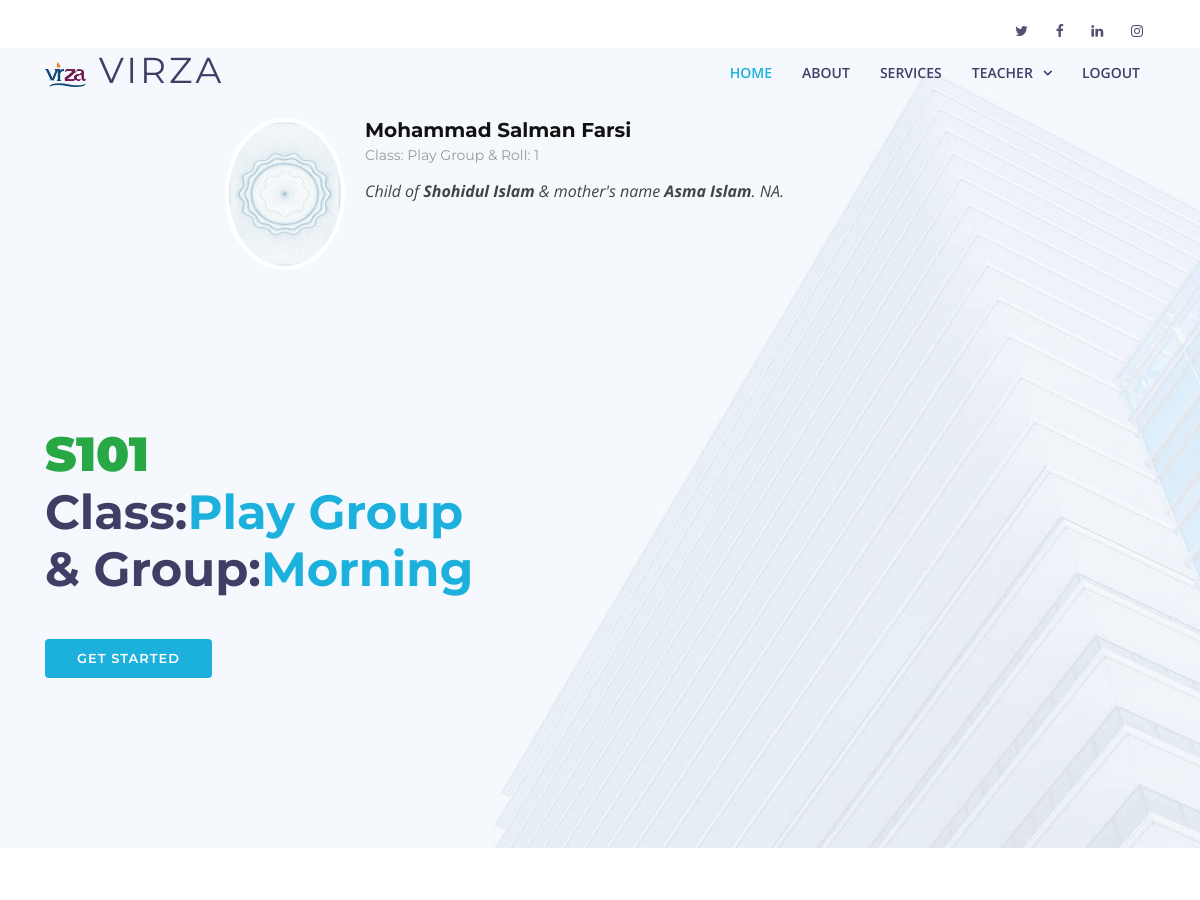
The app's page /student_login.php (signed in, upper part), older data.
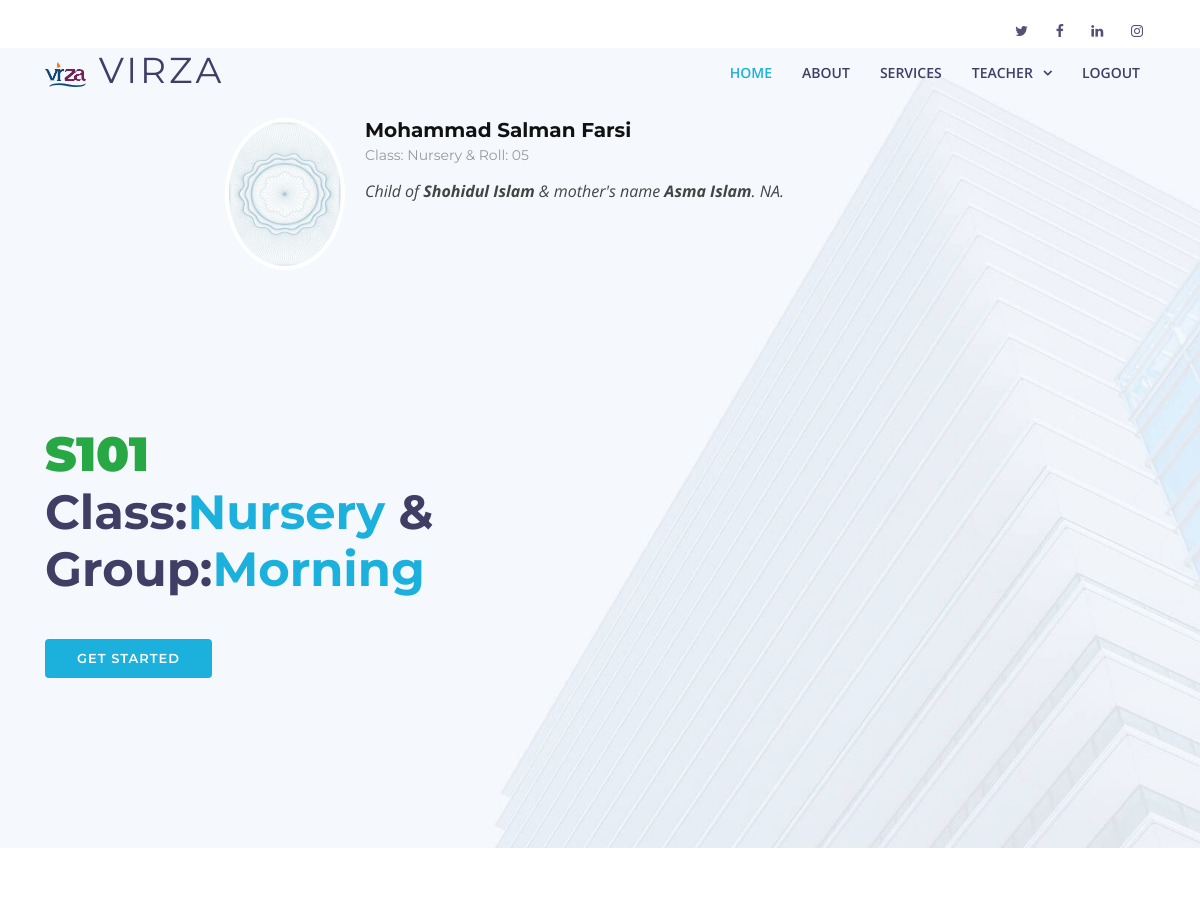
The same page, newer data.
### tables this page shows
CREATE TABLE `student` (
  `ID` int(11) NOT NULL,
  `RNO` varchar(150) NOT NULL,
  `NAME` varchar(150) NOT NULL,
  `REL` varchar(100) NOT NULL,
  `FNAME` varchar(100) NOT NULL,
  `DOB` varchar(150) NOT NULL,
  `GEN` varchar(150) NOT NULL,
  `PHO` varchar(150) NOT NULL,
  `MAIL` varchar(150) NOT NULL,
  `ADDR` varchar(1000) NOT NULL,
  `SCLASS` varchar(150) NOT NULL,
  `SSEC` varchar(150) NOT NULL,
  `SIMG` varchar(150) NOT NULL,
  `MNAME` varchar(100) NOT NULL,
  `CRNO` varchar(100) NOT NULL,
  `YEAR` varchar(100) NOT NULL,
  `PASS` varchar(250) NOT NULL,
  `TID` int(11) NOT NULL,
  `SN` varchar(500) NOT NULL
);

### student_login.php (the view, shortened to what this page needs)
<?php
  include "database.php";
 ?>
<!DOCTYPE html>
<html>
<head>
  <link rel='stylesheet' href='https://use.fontawesome.com/releases/v5.5.0/css/all.css'>
  <link rel="stylesheet" href="https://cdnjs.cloudflare.com/ajax/libs/font-awesome/4.7.0/css/font-awesome.min.css">
  <link rel="stylesheet" href="https://maxcdn.bootstrapcdn.com/bootstrap/4.0.0/css/bootstrap.min.css"/>
  <link rel="stylesheet" href="css/bootstrap.min.css">
    <link rel="stylesheet" href="css/font-awesome.min.css">
  <link href="lib/animate.min.css" rel="stylesheet">
   <link rel="stylesheet" href="https://cdnjs.cloudflare.com/ajax/libs/font-awesome/4.7.0/css/font-awesome.min.css">
  <link href="lib/style.css" rel="stylesheet">
</head>
<body>
  <header id="header">
    <div id="topbar">
      <div class="container">
        <div class="social-links">
          <a href="#" class="twitter"><i class="fa fa-twitter"></i></a>
          <a href="#" class="facebook"><i class="fa fa-facebook"></i></a>
          <a href="#" class="linkedin"><i class="fa fa-linkedin"></i></a>
          <a href="#" class="instagram"><i class="fa fa-instagram"></i></a>
        </div>
      </div>
    </div>
    <div class="container">
      <div class="logo float-left">
        <h1 class="text-light"><a href="#intro" class="scrollto"><img src="img/vir.png" alt="Logo" width="" height="100%"> virza</a></h1>
      </div>
      <nav class="main-nav float-right d-none d-lg-block">
        <ul>
          <li class="active"><a href="#intro">Home</a></li>
          <li><a href="#about">About</a></li>
          <li><a href="#services">Services</a></li>
          <li class="drop-down"><a href="#team">Teacher</a>
          </li>
          <li><a href="logout.php">Logout</a></li>
        </ul>
      </nav>
    </div>
  </header>
  <?php
$query = "SELECT * FROM student WHERE ID={$_SESSION["ID"]}";
$edit = $db->query($query);
while ($result = $edit->fetch_assoc()) {
 ?>
  <section id="intro" class="clearfix">
      <div class="container mt-5 h-80" id="testimonials">
        <div class="row justify-content-center">
          <div class="col-lg-8">
            <div class="owl-carousel testimonials-carousel wow fadeInUp">
              <div class="testimonial-item">
                <img src='<?php echo $result['SIMG'] ?>' class="testimonial-img" alt="">
                <h3><?php echo $result['NAME'] ?></h3>
                <h4>Class: <?php echo $result['SCLASS'] ?> & Roll: <?php echo $result['CRNO'] ?></h4>
                <p>
                 Child of <b><?php echo $result['FNAME'] ?></b> & mother's name <b><?php echo $result['MNAME'] ?></b>. <?php echo $result['ADDR'] ?>.
                </p>
              </div>
            </div>
          </div>
        </div>
      </div>
    <div class="container d-flex h-95 mt-3">
      <div class="row justify-content-center align-self-center">
        <div class="col-md-6 intro-info order-md-first order-last">
          <h2><b class="text-success"><?php echo $result['RNO'] ?></b><br>Class:<span><?php echo $result['SCLASS'] ?></span> & Group:<span><?php echo $result['SSEC'] ?></span></h2>
          <div>
            <a href="#about" class="btn-get-started scrollto">Get Started</a>
          </div>
        </div>
        <div class="col-md-6 intro-img order-md-last order-first">
        </div>
      </div>
    </div>
  </section>
  <main id="main">
    <section id="about">
    </section>
<?php } ?>
</body>
</html>

Row changes from the older to the newer data that the page shows:
changed student "Morning": SCLASS "Play Group" → "Nursery"; CRNO "1" → "05"
